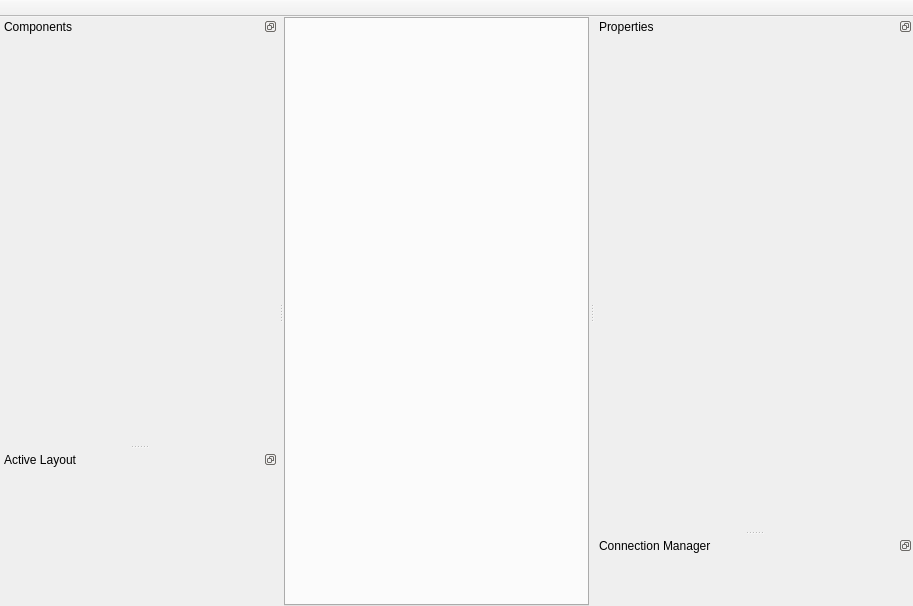
<?xml version="1.0" encoding="UTF-8"?>
<ui version="4.0">
 <class>MainWindow</class>
 <widget class="QMainWindow" name="MainWindow">
  <property name="geometry">
   <rect>
    <x>0</x>
    <y>0</y>
    <width>913</width>
    <height>606</height>
   </rect>
  </property>
  <property name="windowTitle">
   <string>MainWindow</string>
  </property>
  <property name="layoutDirection">
   <enum>Qt::LeftToRight</enum>
  </property>
  <property name="styleSheet">
   <string notr="true"/>
  </property>
  <property name="tabShape">
   <enum>QTabWidget::Rounded</enum>
  </property>
  <property name="dockNestingEnabled">
   <bool>false</bool>
  </property>
  <widget class="QWidget" name="centralwidget">
   <layout class="QGridLayout" name="gridLayout">
    <property name="leftMargin">
     <number>0</number>
    </property>
    <property name="topMargin">
     <number>0</number>
    </property>
    <property name="rightMargin">
     <number>0</number>
    </property>
    <property name="bottomMargin">
     <number>0</number>
    </property>
    <property name="spacing">
     <number>0</number>
    </property>
    <item row="0" column="0">
     <widget class="QTabWidget" name="tabWidget">
      <property name="sizePolicy">
       <sizepolicy hsizetype="Preferred" vsizetype="Preferred">
        <horstretch>0</horstretch>
        <verstretch>0</verstretch>
       </sizepolicy>
      </property>
      <property name="movable">
       <bool>true</bool>
      </property>
     </widget>
    </item>
   </layout>
  </widget>
  <widget class="QDockWidget" name="compDock">
   <property name="sizePolicy">
    <sizepolicy hsizetype="MinimumExpanding" vsizetype="MinimumExpanding">
     <horstretch>0</horstretch>
     <verstretch>0</verstretch>
    </sizepolicy>
   </property>
   <property name="minimumSize">
    <size>
     <width>278</width>
     <height>52</height>
    </size>
   </property>
   <property name="styleSheet">
    <string notr="true"/>
   </property>
   <property name="features">
    <set>QDockWidget::DockWidgetFloatable|QDockWidget::DockWidgetMovable</set>
   </property>
   <property name="windowTitle">
    <string>Components</string>
   </property>
   <attribute name="dockWidgetArea">
    <number>1</number>
   </attribute>
   <widget class="QWidget" name="compDockContents">
    <layout class="QGridLayout" name="gridLayout_2"/>
   </widget>
  </widget>
  <widget class="QDockWidget" name="propDock">
   <property name="minimumSize">
    <size>
     <width>318</width>
     <height>139</height>
    </size>
   </property>
   <property name="styleSheet">
    <string notr="true"/>
   </property>
   <property name="features">
    <set>QDockWidget::DockWidgetFloatable|QDockWidget::DockWidgetMovable</set>
   </property>
   <property name="windowTitle">
    <string>Properties</string>
   </property>
   <attribute name="dockWidgetArea">
    <number>2</number>
   </attribute>
   <widget class="QWidget" name="dockWidgetContents_8">
    <layout class="QGridLayout" name="gridLayout_3"/>
   </widget>
  </widget>
  <widget class="QToolBar" name="toolBar">
   <property name="windowTitle">
    <string>toolBar</string>
   </property>
   <property name="movable">
    <bool>false</bool>
   </property>
   <property name="floatable">
    <bool>false</bool>
   </property>
   <attribute name="toolBarArea">
    <enum>TopToolBarArea</enum>
   </attribute>
   <attribute name="toolBarBreak">
    <bool>false</bool>
   </attribute>
  </widget>
  <widget class="QDockWidget" name="actiDock">
   <property name="features">
    <set>QDockWidget::DockWidgetFloatable|QDockWidget::DockWidgetMovable</set>
   </property>
   <property name="windowTitle">
    <string>Active Layout</string>
   </property>
   <attribute name="dockWidgetArea">
    <number>1</number>
   </attribute>
   <widget class="QWidget" name="dockWidgetContents">
    <layout class="QGridLayout" name="gridLayout_4">
     <property name="leftMargin">
      <number>0</number>
     </property>
     <property name="topMargin">
      <number>0</number>
     </property>
     <property name="rightMargin">
      <number>0</number>
     </property>
     <property name="bottomMargin">
      <number>0</number>
     </property>
    </layout>
   </widget>
  </widget>
  <widget class="QDockWidget" name="connDock">
   <property name="features">
    <set>QDockWidget::DockWidgetFloatable|QDockWidget::DockWidgetMovable</set>
   </property>
   <property name="windowTitle">
    <string>Connection Manager</string>
   </property>
   <attribute name="dockWidgetArea">
    <number>2</number>
   </attribute>
   <widget class="QWidget" name="dockWidgetContents_2"/>
  </widget>
  <action name="actionNew">
   <property name="text">
    <string>New</string>
   </property>
  </action>
  <action name="actionOpen">
   <property name="text">
    <string>Open</string>
   </property>
  </action>
 </widget>
 <resources/>
 <connections/>
</ui>
